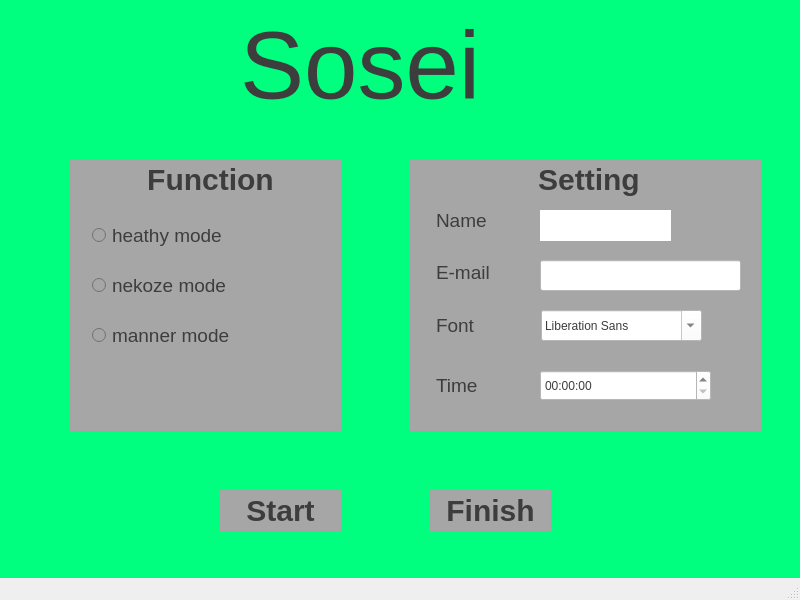
<?xml version="1.0" encoding="UTF-8"?>
<ui version="4.0">
 <class>MainWindow</class>
 <widget class="QMainWindow" name="MainWindow">
  <property name="geometry">
   <rect>
    <x>0</x>
    <y>0</y>
    <width>800</width>
    <height>600</height>
   </rect>
  </property>
  <property name="windowTitle">
   <string>MainWindow</string>
  </property>
  <property name="styleSheet">
   <string notr="true">MainWindow
{
color: rgb(254, 254, 254);
	background-color: rgb(53, 53, 53);
}</string>
  </property>
  <widget class="QWidget" name="centralwidget">
   <property name="styleSheet">
    <string notr="true">background-color: rgb(0, 255, 127);
color: rgb(61, 61, 61);</string>
   </property>
   <widget class="QLabel" name="label">
    <property name="geometry">
     <rect>
      <x>240</x>
      <y>-10</y>
      <width>321</width>
      <height>151</height>
     </rect>
    </property>
    <property name="font">
     <font>
      <family>Segoe UI</family>
      <pointsize>72</pointsize>
     </font>
    </property>
    <property name="text">
     <string>Sosei</string>
    </property>
   </widget>
   <widget class="QGroupBox" name="functionGroupBox">
    <property name="geometry">
     <rect>
      <x>70</x>
      <y>160</y>
      <width>271</width>
      <height>271</height>
     </rect>
    </property>
    <property name="autoFillBackground">
     <bool>false</bool>
    </property>
    <property name="styleSheet">
     <string notr="true">QGroupBox
{
    font-size: 30px;
    font-weight: bold;
	background-color: rgb(166, 166, 166);
	border-style: none;
	padding-top: 10px;
}</string>
    </property>
    <property name="title">
     <string>Function</string>
    </property>
    <property name="alignment">
     <set>Qt::AlignCenter</set>
    </property>
    <widget class="QRadioButton" name="radioButton">
     <property name="geometry">
      <rect>
       <x>22</x>
       <y>65</y>
       <width>180</width>
       <height>21</height>
      </rect>
     </property>
     <property name="font">
      <font>
       <pointsize>14</pointsize>
      </font>
     </property>
     <property name="styleSheet">
      <string notr="true">	background-color: rgb(166, 166, 166); 
</string>
     </property>
     <property name="text">
      <string>heathy mode</string>
     </property>
    </widget>
    <widget class="QRadioButton" name="radioButton_3">
     <property name="geometry">
      <rect>
       <x>22</x>
       <y>115</y>
       <width>180</width>
       <height>21</height>
      </rect>
     </property>
     <property name="font">
      <font>
       <pointsize>14</pointsize>
      </font>
     </property>
     <property name="styleSheet">
      <string notr="true">	background-color: rgb(166, 166, 166); 
</string>
     </property>
     <property name="text">
      <string>nekoze mode</string>
     </property>
    </widget>
    <widget class="QRadioButton" name="radioButton_2">
     <property name="geometry">
      <rect>
       <x>22</x>
       <y>165</y>
       <width>180</width>
       <height>21</height>
      </rect>
     </property>
     <property name="font">
      <font>
       <pointsize>14</pointsize>
      </font>
     </property>
     <property name="styleSheet">
      <string notr="true">	background-color: rgb(166, 166, 166); 
</string>
     </property>
     <property name="text">
      <string>manner mode</string>
     </property>
    </widget>
   </widget>
   <widget class="QGroupBox" name="settingGroupBpx">
    <property name="geometry">
     <rect>
      <x>410</x>
      <y>160</y>
      <width>351</width>
      <height>271</height>
     </rect>
    </property>
    <property name="styleSheet">
     <string notr="true">QGroupBox
{
    font-size: 30px;
    font-weight: bold;
	background-color: rgb(166, 166, 166);
	border-style: none;

}</string>
    </property>
    <property name="title">
     <string>Setting</string>
    </property>
    <property name="alignment">
     <set>Qt::AlignCenter</set>
    </property>
    <widget class="QLabel" name="label_2">
     <property name="geometry">
      <rect>
       <x>26</x>
       <y>50</y>
       <width>62</width>
       <height>20</height>
      </rect>
     </property>
     <property name="font">
      <font>
       <pointsize>14</pointsize>
      </font>
     </property>
     <property name="styleSheet">
      <string notr="true">color: rgb(61, 61, 61);
	background-color: rgb(166, 166, 166); 
</string>
     </property>
     <property name="text">
      <string>Name</string>
     </property>
    </widget>
    <widget class="QLabel" name="label_3">
     <property name="geometry">
      <rect>
       <x>26</x>
       <y>102</y>
       <width>131</width>
       <height>21</height>
      </rect>
     </property>
     <property name="font">
      <font>
       <pointsize>14</pointsize>
      </font>
     </property>
     <property name="autoFillBackground">
      <bool>false</bool>
     </property>
     <property name="styleSheet">
      <string notr="true">	background-color: rgb(166, 166, 166); 
</string>
     </property>
     <property name="text">
      <string>E-mail</string>
     </property>
     <property name="alignment">
      <set>Qt::AlignLeading|Qt::AlignLeft|Qt::AlignVCenter</set>
     </property>
    </widget>
    <widget class="QLabel" name="label_4">
     <property name="geometry">
      <rect>
       <x>26</x>
       <y>215</y>
       <width>71</width>
       <height>21</height>
      </rect>
     </property>
     <property name="font">
      <font>
       <pointsize>14</pointsize>
      </font>
     </property>
     <property name="styleSheet">
      <string notr="true">	background-color: rgb(166, 166, 166); 
</string>
     </property>
     <property name="text">
      <string>Time</string>
     </property>
    </widget>
    <widget class="QLineEdit" name="lineEdit">
     <property name="geometry">
      <rect>
       <x>130</x>
       <y>100</y>
       <width>201</width>
       <height>31</height>
      </rect>
     </property>
     <property name="styleSheet">
      <string notr="true">	background-color: rgb(255, 255, 255); 
</string>
     </property>
     <property name="alignment">
      <set>Qt::AlignLeading|Qt::AlignLeft|Qt::AlignVCenter</set>
     </property>
    </widget>
    <widget class="QTimeEdit" name="timeEdit">
     <property name="geometry">
      <rect>
       <x>130</x>
       <y>210</y>
       <width>171</width>
       <height>31</height>
      </rect>
     </property>
     <property name="styleSheet">
      <string notr="true">	background-color: rgb(255, 255, 255); 
</string>
     </property>
    </widget>
    <widget class="QLineEdit" name="lineEdit_2">
     <property name="geometry">
      <rect>
       <x>130</x>
       <y>50</y>
       <width>131</width>
       <height>31</height>
      </rect>
     </property>
     <property name="styleSheet">
      <string notr="true">	background-color: rgb(255, 255, 255); 
	border-style: none;
</string>
     </property>
     <property name="alignment">
      <set>Qt::AlignJustify|Qt::AlignVCenter</set>
     </property>
    </widget>
    <widget class="QFontComboBox" name="fontComboBox">
     <property name="geometry">
      <rect>
       <x>131</x>
       <y>150</y>
       <width>161</width>
       <height>31</height>
      </rect>
     </property>
     <property name="styleSheet">
      <string notr="true">	background-color: rgb(255, 255, 255); 
</string>
     </property>
    </widget>
    <widget class="QLabel" name="label_5">
     <property name="geometry">
      <rect>
       <x>26</x>
       <y>150</y>
       <width>60</width>
       <height>30</height>
      </rect>
     </property>
     <property name="font">
      <font>
       <pointsize>14</pointsize>
      </font>
     </property>
     <property name="styleSheet">
      <string notr="true">	background-color: rgb(166, 166, 166); 
</string>
     </property>
     <property name="text">
      <string>Font</string>
     </property>
    </widget>
    <zorder>label_2</zorder>
    <zorder>label_3</zorder>
    <zorder>label_4</zorder>
    <zorder>timeEdit</zorder>
    <zorder>lineEdit_2</zorder>
    <zorder>fontComboBox</zorder>
    <zorder>label_5</zorder>
    <zorder>lineEdit</zorder>
   </widget>
   <widget class="QPushButton" name="pushButton">
    <property name="geometry">
     <rect>
      <x>220</x>
      <y>490</y>
      <width>121</width>
      <height>41</height>
     </rect>
    </property>
    <property name="styleSheet">
     <string notr="true">    font-size: 30px;
    font-weight: bold;
	background-color: rgb(166, 166, 166);
	border-style: none;</string>
    </property>
    <property name="text">
     <string>Start</string>
    </property>
   </widget>
   <widget class="QPushButton" name="pushButton_2">
    <property name="geometry">
     <rect>
      <x>430</x>
      <y>490</y>
      <width>121</width>
      <height>41</height>
     </rect>
    </property>
    <property name="styleSheet">
     <string notr="true">    font-size: 30px;
    font-weight: bold;
	background-color: rgb(166, 166, 166);
	border-style: none;</string>
    </property>
    <property name="text">
     <string>Finish</string>
    </property>
   </widget>
   <zorder>functionGroupBox</zorder>
   <zorder>label</zorder>
   <zorder>settingGroupBpx</zorder>
   <zorder>pushButton</zorder>
   <zorder>pushButton_2</zorder>
  </widget>
  <widget class="QStatusBar" name="statusbar"/>
  <action name="actionversion">
   <property name="text">
    <string>version</string>
   </property>
  </action>
  <action name="actioncopy">
   <property name="text">
    <string>copy</string>
   </property>
  </action>
  <action name="actionopen">
   <property name="text">
    <string>open</string>
   </property>
  </action>
  <action name="actionclose">
   <property name="text">
    <string>close</string>
   </property>
  </action>
  <action name="actionquit">
   <property name="text">
    <string>quit</string>
   </property>
  </action>
  <action name="actionnew">
   <property name="text">
    <string>new</string>
   </property>
   <property name="statusTip">
    <string>create a new action</string>
   </property>
   <property name="shortcut">
    <string>Ctrl+N</string>
   </property>
  </action>
  <action name="actionpaste_data_only">
   <property name="text">
    <string>paste (data only)</string>
   </property>
  </action>
  <action name="actionpaste_with_syosiki">
   <property name="text">
    <string>paste( with syosiki)</string>
   </property>
  </action>
 </widget>
 <resources/>
 <connections/>
</ui>
